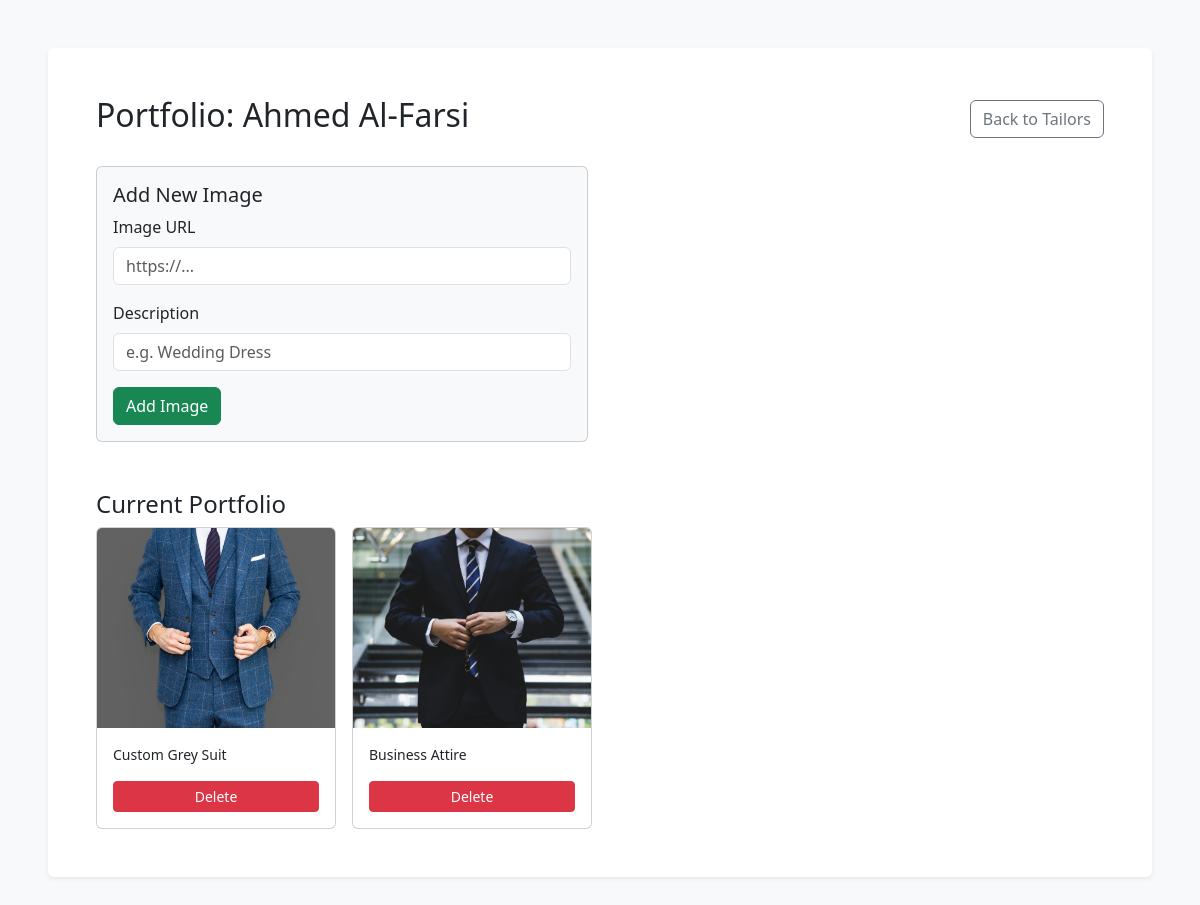
The app's page /admin/manage_portfolio.php?id=1 (signed in) with its own data.
### tables this page shows
CREATE TABLE IF NOT EXISTS tailors (
    id INT AUTO_INCREMENT PRIMARY KEY,
    name VARCHAR(100) NOT NULL,
    username VARCHAR(50) UNIQUE,
    tagline VARCHAR(255),
    description TEXT,
    location VARCHAR(100),
    address TEXT,
    skills TEXT,
    instagram_link VARCHAR(255),
    profile_image VARCHAR(255),
    phone VARCHAR(20),
    email VARCHAR(100),
    password VARCHAR(255),
    password_reset_required TINYINT(1) NOT NULL DEFAULT 0,
    is_active TINYINT(1) NOT NULL DEFAULT 1,
    profile_completed TINYINT(1) NOT NULL DEFAULT 0,
    price_range_min DECIMAL(10,2),
    price_range_max DECIMAL(10,2),
    experience_years INT DEFAULT 0,
    created_at TIMESTAMP DEFAULT CURRENT_TIMESTAMP
);

CREATE TABLE IF NOT EXISTS portfolio_images (
    id INT AUTO_INCREMENT PRIMARY KEY,
    tailor_id INT,
    image_url VARCHAR(255) NOT NULL,
    description VARCHAR(255),
    FOREIGN KEY (tailor_id) REFERENCES tailors(id) ON DELETE CASCADE
);

### admin/manage_portfolio.php (the view, shortened to what this page needs)
<?php
require_once '../includes/db_connect.php';
$tailor_id = isset($_GET['id']) ? (int)$_GET['id'] : 0;
$stmt = $pdo->prepare("SELECT name FROM tailors WHERE id = ?");
$stmt->execute([$tailor_id]);
$tailor = $stmt->fetch(PDO::FETCH_ASSOC);
$stmt = $pdo->prepare("SELECT * FROM portfolio_images WHERE tailor_id = ?");
$stmt->execute([$tailor_id]);
$images = $stmt->fetchAll(PDO::FETCH_ASSOC);
?>
<!DOCTYPE html>
<html lang="en">
<head>
    <link href="https://cdn.jsdelivr.net/npm/bootstrap@5.3.0/dist/css/bootstrap.min.css" rel="stylesheet">
</head>
<body class="bg-light p-5">
    <div class="container bg-white p-5 rounded shadow-sm">
        <div class="d-flex justify-content-between align-items-center mb-4">
            <h2>Portfolio: <?= htmlspecialchars($tailor['name']) ?></h2>
            <a href="index.php" class="btn btn-outline-secondary">Back to Tailors</a>
        </div>
        <div class="row mb-5">
            <div class="col-md-6">
                <div class="card p-3 bg-light">
                    <h5>Add New Image</h5>
                    <form method="POST">
                        <div class="mb-3">
                            <label class="form-label">Image URL</label>
                            <input type="url" name="image_url" class="form-control" placeholder="https://..." required>
                        </div>
                        <div class="mb-3">
                            <label class="form-label">Description</label>
                            <input type="text" name="description" class="form-control" placeholder="e.g. Wedding Dress">
                        </div>
                        <button type="submit" class="btn btn-success">Add Image</button>
                    </form>
                </div>
            </div>
        </div>
        <h4>Current Portfolio</h4>
        <div class="row g-3">
            <?php foreach ($images as $img): ?>
            <div class="col-md-3">
                <div class="card h-100">
                    <img src="<?= htmlspecialchars($img['image_url']) ?>" class="card-img-top" style="height: 200px; object-fit: cover;">
                    <div class="card-body">
                        <p class="card-text small"><?= htmlspecialchars($img['description']) ?></p>
                        <a href="?id=<?= $tailor_id ?>&delete=<?= $img['id'] ?>" class="btn btn-sm btn-danger w-100" onclick="return confirm('Delete image?')">Delete</a>
                    </div>
                </div>
            </div>
            <?php endforeach; ?>
        </div>
    </div>
</body>
</html>

### records on screen
tailors: name "Ahmed Al-Farsi"
portfolio_images: image_url (picture), description "Custom Grey Suit"
portfolio_images: image_url (picture), description "Business Attire"
